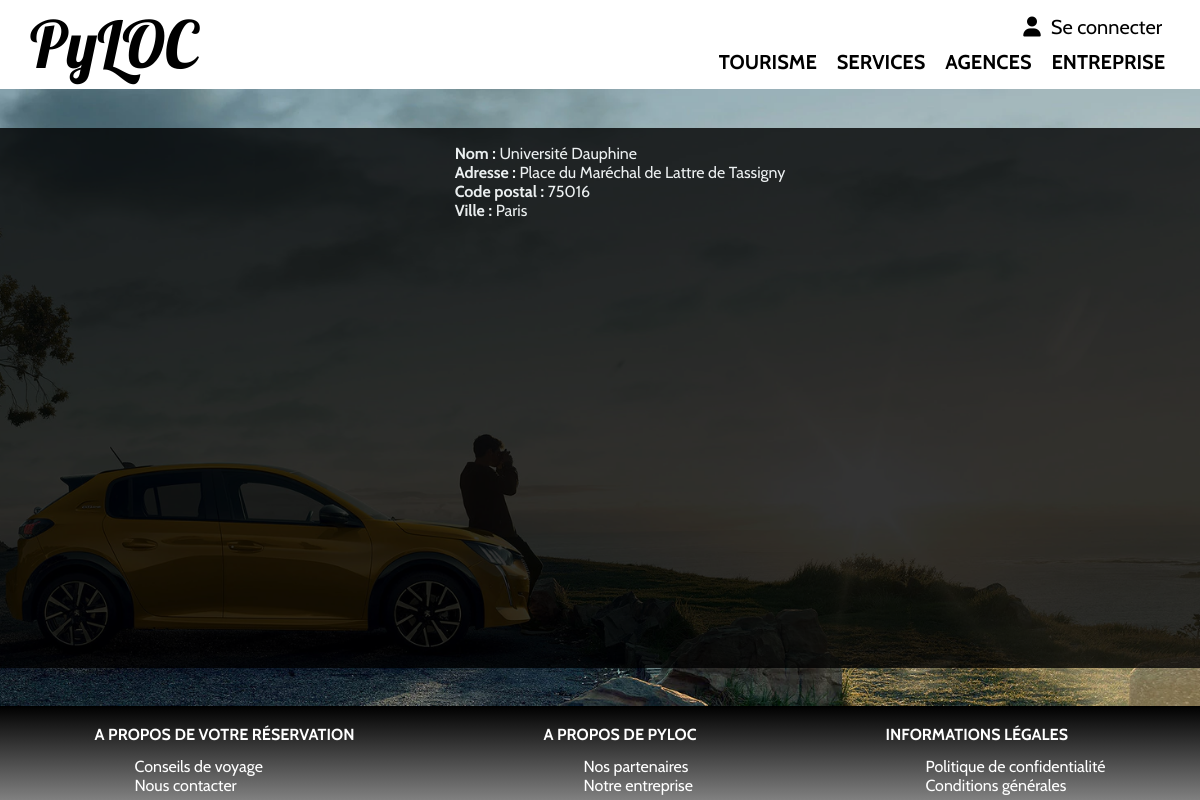
The app's page /rental/agences/agence/1 with its own data.
### rental/models.py (models this page shows, shortened)
class Agency(models.Model):
    name = models.CharField(max_length=100, null=False)
    address = models.CharField(max_length=255, null=False)
    postal_code = models.CharField(max_length=10, null=False)
    city = models.CharField(max_length=255, null=False)
    class Meta:
        verbose_name = 'Agence de location'
        ordering = ['name']

### rental/views.py (the view)
# urls.py: path('agences/agence/<int:id_agency>', views.agence, name='agence'),
def agence(request, id_agency):
    try:
        lAgence = Agency.objects.get(id=id_agency)
    except Agency.DoesNotExist:
        raise Http404
    return render(request, 'rental/agence.html', {'agency': lAgence})

### rental/templates/rental/agence.html
{% extends "./base.html" %}
{% load static %}
{% block content %}
<div id="agence-list">
    <ul>
        <li>
            <strong>Nom :</strong> {{ agency.name }}
        </li>
        <li>
            <strong>Adresse :</strong> {{ agency.address }}
        </li>
        <li>
            <strong>Code postal :</strong> {{ agency.postal_code }}
        </li>
        <li>
            <strong>Ville :</strong> {{ agency.city }}
        </li>
    </ul>
</div>
{% endblock %}

### rental/static/rental/style.css (style rules this page uses)
body { min-height: 100vh; max-width: 100vw; margin: unset; padding: unset; display: flex; flex-direction: column; font-family: 'Cabin', arial, serif; }
#agence-list { display: flex; justify-content: space-evenly; background-color: black; opacity: 0.8; height: 540px; color: white; }
#agence-list ul { list-style-type: none; }

### records on screen
Agency: name "Université Dauphine", address "Place du Maréchal de Lattre de Tassigny", postal_code "75016", city "Paris"
